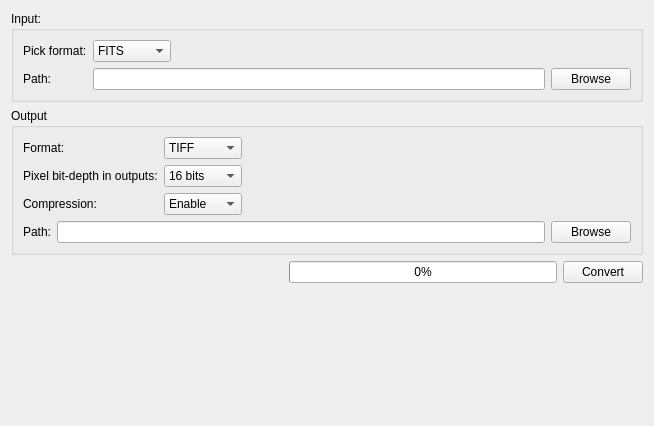
<?xml version="1.0" encoding="UTF-8"?>
<ui version="4.0">
 <class>ImgFormatsConversion</class>
 <widget class="QWidget" name="ImgFormatsConversion">
  <property name="geometry">
   <rect>
    <x>0</x>
    <y>0</y>
    <width>654</width>
    <height>426</height>
   </rect>
  </property>
  <property name="windowTitle">
   <string>Form</string>
  </property>
  <layout class="QVBoxLayout" name="verticalLayout">
   <item>
    <widget class="QGroupBox" name="groupBox">
     <property name="title">
      <string>Input:</string>
     </property>
     <layout class="QGridLayout" name="gridLayout">
      <item row="1" column="3">
       <widget class="QPushButton" name="pushButton_browse_input">
        <property name="sizePolicy">
         <sizepolicy hsizetype="Fixed" vsizetype="Fixed">
          <horstretch>0</horstretch>
          <verstretch>0</verstretch>
         </sizepolicy>
        </property>
        <property name="text">
         <string>Browse</string>
        </property>
       </widget>
      </item>
      <item row="1" column="0">
       <widget class="QLabel" name="label_2">
        <property name="text">
         <string>Path:</string>
        </property>
       </widget>
      </item>
      <item row="0" column="2" colspan="2">
       <spacer name="horizontalSpacer_2">
        <property name="orientation">
         <enum>Qt::Horizontal</enum>
        </property>
        <property name="sizeType">
         <enum>QSizePolicy::Expanding</enum>
        </property>
        <property name="sizeHint" stdset="0">
         <size>
          <width>268</width>
          <height>20</height>
         </size>
        </property>
       </spacer>
      </item>
      <item row="0" column="0">
       <widget class="QLabel" name="label_3">
        <property name="text">
         <string>Pick format:</string>
        </property>
       </widget>
      </item>
      <item row="0" column="1">
       <widget class="QComboBox" name="comboBox_2">
        <property name="sizePolicy">
         <sizepolicy hsizetype="Fixed" vsizetype="Fixed">
          <horstretch>0</horstretch>
          <verstretch>0</verstretch>
         </sizepolicy>
        </property>
        <item>
         <property name="text">
          <string>FITS</string>
         </property>
        </item>
        <item>
         <property name="text">
          <string>TIFF</string>
         </property>
        </item>
        <item>
         <property name="text">
          <string>PNG</string>
         </property>
        </item>
        <item>
         <property name="text">
          <string>NXTomo</string>
         </property>
        </item>
       </widget>
      </item>
      <item row="1" column="1" colspan="2">
       <widget class="QLineEdit" name="lineEdit_input">
        <property name="sizePolicy">
         <sizepolicy hsizetype="Expanding" vsizetype="Fixed">
          <horstretch>2</horstretch>
          <verstretch>0</verstretch>
         </sizepolicy>
        </property>
        <property name="readOnly">
         <bool>true</bool>
        </property>
       </widget>
      </item>
     </layout>
    </widget>
   </item>
   <item>
    <widget class="QGroupBox" name="groupBox_2">
     <property name="title">
      <string>Output</string>
     </property>
     <layout class="QGridLayout" name="gridLayout_2">
      <item row="0" column="0">
       <widget class="QLabel" name="label_4">
        <property name="text">
         <string>Format:</string>
        </property>
       </widget>
      </item>
      <item row="0" column="1">
       <widget class="QComboBox" name="comboBox_3">
        <property name="sizePolicy">
         <sizepolicy hsizetype="Fixed" vsizetype="Fixed">
          <horstretch>0</horstretch>
          <verstretch>0</verstretch>
         </sizepolicy>
        </property>
        <item>
         <property name="text">
          <string>TIFF</string>
         </property>
        </item>
        <item>
         <property name="text">
          <string>FITS</string>
         </property>
        </item>
        <item>
         <property name="text">
          <string>PNG</string>
         </property>
        </item>
        <item>
         <property name="text">
          <string>NXTomo</string>
         </property>
        </item>
       </widget>
      </item>
      <item row="0" column="2">
       <spacer name="horizontalSpacer_3">
        <property name="orientation">
         <enum>Qt::Horizontal</enum>
        </property>
        <property name="sizeType">
         <enum>QSizePolicy::Expanding</enum>
        </property>
        <property name="sizeHint" stdset="0">
         <size>
          <width>362</width>
          <height>20</height>
         </size>
        </property>
       </spacer>
      </item>
      <item row="1" column="0">
       <widget class="QLabel" name="label">
        <property name="text">
         <string>Pixel bit-depth in outputs:</string>
        </property>
       </widget>
      </item>
      <item row="1" column="1">
       <widget class="QComboBox" name="comboBox">
        <item>
         <property name="text">
          <string>16 bits</string>
         </property>
        </item>
       </widget>
      </item>
      <item row="1" column="2">
       <spacer name="horizontalSpacer">
        <property name="orientation">
         <enum>Qt::Horizontal</enum>
        </property>
        <property name="sizeHint" stdset="0">
         <size>
          <width>362</width>
          <height>20</height>
         </size>
        </property>
       </spacer>
      </item>
      <item row="2" column="0">
       <widget class="QLabel" name="label_6">
        <property name="text">
         <string>Compression:</string>
        </property>
       </widget>
      </item>
      <item row="2" column="1">
       <widget class="QComboBox" name="comboBox_4">
        <item>
         <property name="text">
          <string>Enable</string>
         </property>
        </item>
        <item>
         <property name="text">
          <string>Disable</string>
         </property>
        </item>
       </widget>
      </item>
      <item row="2" column="2">
       <spacer name="horizontalSpacer_4">
        <property name="orientation">
         <enum>Qt::Horizontal</enum>
        </property>
        <property name="sizeHint" stdset="0">
         <size>
          <width>362</width>
          <height>20</height>
         </size>
        </property>
       </spacer>
      </item>
      <item row="3" column="0" colspan="3">
       <layout class="QHBoxLayout" name="horizontalLayout">
        <item>
         <widget class="QLabel" name="label_5">
          <property name="text">
           <string>Path:</string>
          </property>
         </widget>
        </item>
        <item>
         <widget class="QLineEdit" name="lineEdit_output">
          <property name="sizePolicy">
           <sizepolicy hsizetype="Expanding" vsizetype="Fixed">
            <horstretch>2</horstretch>
            <verstretch>0</verstretch>
           </sizepolicy>
          </property>
          <property name="readOnly">
           <bool>true</bool>
          </property>
         </widget>
        </item>
        <item>
         <widget class="QPushButton" name="pushButton_browse_output">
          <property name="sizePolicy">
           <sizepolicy hsizetype="Fixed" vsizetype="Fixed">
            <horstretch>0</horstretch>
            <verstretch>0</verstretch>
           </sizepolicy>
          </property>
          <property name="text">
           <string>Browse</string>
          </property>
         </widget>
        </item>
       </layout>
      </item>
     </layout>
    </widget>
   </item>
   <item>
    <layout class="QHBoxLayout" name="horizontalLayout_2">
     <item>
      <spacer name="horizontalSpacer_5">
       <property name="orientation">
        <enum>Qt::Horizontal</enum>
       </property>
       <property name="sizeHint" stdset="0">
        <size>
         <width>278</width>
         <height>20</height>
        </size>
       </property>
      </spacer>
     </item>
     <item>
      <widget class="QProgressBar" name="progressBar">
       <property name="sizePolicy">
        <sizepolicy hsizetype="Expanding" vsizetype="Fixed">
         <horstretch>1</horstretch>
         <verstretch>0</verstretch>
        </sizepolicy>
       </property>
       <property name="value">
        <number>0</number>
       </property>
      </widget>
     </item>
     <item>
      <widget class="QPushButton" name="pushButton_3">
       <property name="text">
        <string>Convert</string>
       </property>
      </widget>
     </item>
    </layout>
   </item>
   <item>
    <spacer name="verticalSpacer">
     <property name="orientation">
      <enum>Qt::Vertical</enum>
     </property>
     <property name="sizeHint" stdset="0">
      <size>
       <width>20</width>
       <height>40</height>
      </size>
     </property>
    </spacer>
   </item>
  </layout>
 </widget>
 <resources/>
 <connections/>
</ui>
